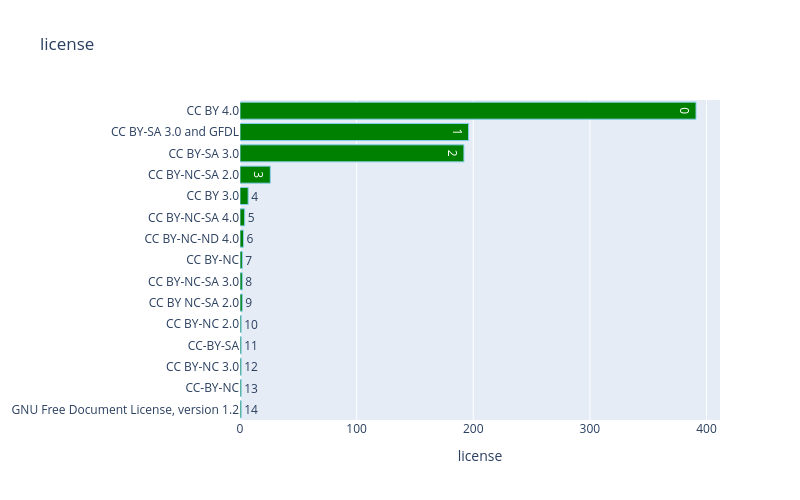

The cell this chart's notebook holds for it:
### Markdown cell above
<div align='Left'><font size="6" color="#F39C12">License</font></div>
<hr>

### Code cell
from plotly.offline import init_notebook_mode, iplot 
trace1 = go.Bar(
                    y=train['license'].value_counts().index,
                    x =train['license'].value_counts(sort=True).values,
                    orientation='h',
                    marker = dict(color='green',
                                 line=dict(color='skyblue',width=1)),
                    text = train.index)
data = [trace1]
layout = go.Layout(barmode = "group",title="license",width=800, height=500, 
                       xaxis= dict(title="license"),
                       yaxis=dict(autorange="reversed"),
                       showlegend=False)
fig = go.Figure(data = data, layout = layout)
iplot(fig)

### Figure 1 — Plotly figure (JSON) as saved in the notebook; plotly's stock layout.template omitted (floating-point values rounded to 4 significant figures; data arrays with more than 128 entries replaced by an {"elided": "..."} marker saying what was removed)
{"data": [{"marker": {"color": "green", "line": {"color": "skyblue", "width": 1}}, "orientation": "h", "text": {"elided": "2834 float values"}, "type": "bar", "x": [391, 196, 192, 26, 7, 4, 3, 2, 2, 2, 1, 1, 1, 1, 1], "y": ["CC BY 4.0", "CC BY-SA 3.0 and GFDL", "CC BY-SA 3.0", "CC BY-NC-SA 2.0", "CC BY 3.0", "CC BY-NC-SA 4.0", "CC BY-NC-ND 4.0", "CC BY-NC", "CC BY-NC-SA 3.0", "CC BY NC-SA 2.0", "CC BY-NC 2.0", "CC-BY-SA", "CC BY-NC 3.0", "CC-BY-NC", "GNU Free Document License, version 1.2"]}], "layout": {"barmode": "group", "height": 500, "showlegend": false, "title": {"text": "license"}, "width": 800, "xaxis": {"title": {"text": "license"}}, "yaxis": {"autorange": "reversed"}}}
